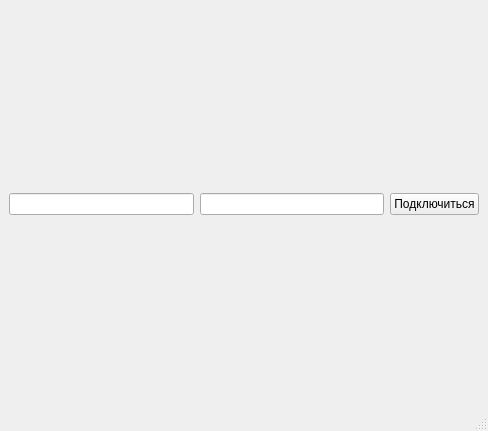
<?xml version="1.0" encoding="UTF-8"?>
<ui version="4.0">
 <class>MainWindow</class>
 <widget class="QMainWindow" name="MainWindow">
  <property name="geometry">
   <rect>
    <x>0</x>
    <y>0</y>
    <width>488</width>
    <height>431</height>
   </rect>
  </property>
  <property name="windowTitle">
   <string>MainWindow</string>
  </property>
  <widget class="QWidget" name="centralwidget">
   <layout class="QHBoxLayout" name="horizontalLayout">
    <item>
     <widget class="QLineEdit" name="ip_address"/>
    </item>
    <item>
     <widget class="QLineEdit" name="port"/>
    </item>
    <item>
     <widget class="QPushButton" name="connect">
      <property name="text">
       <string>Подключиться</string>
      </property>
     </widget>
    </item>
   </layout>
  </widget>
  <widget class="QMenuBar" name="menubar">
   <property name="geometry">
    <rect>
     <x>0</x>
     <y>0</y>
     <width>488</width>
     <height>17</height>
    </rect>
   </property>
  </widget>
  <widget class="QStatusBar" name="statusbar"/>
 </widget>
 <resources/>
 <connections/>
</ui>
